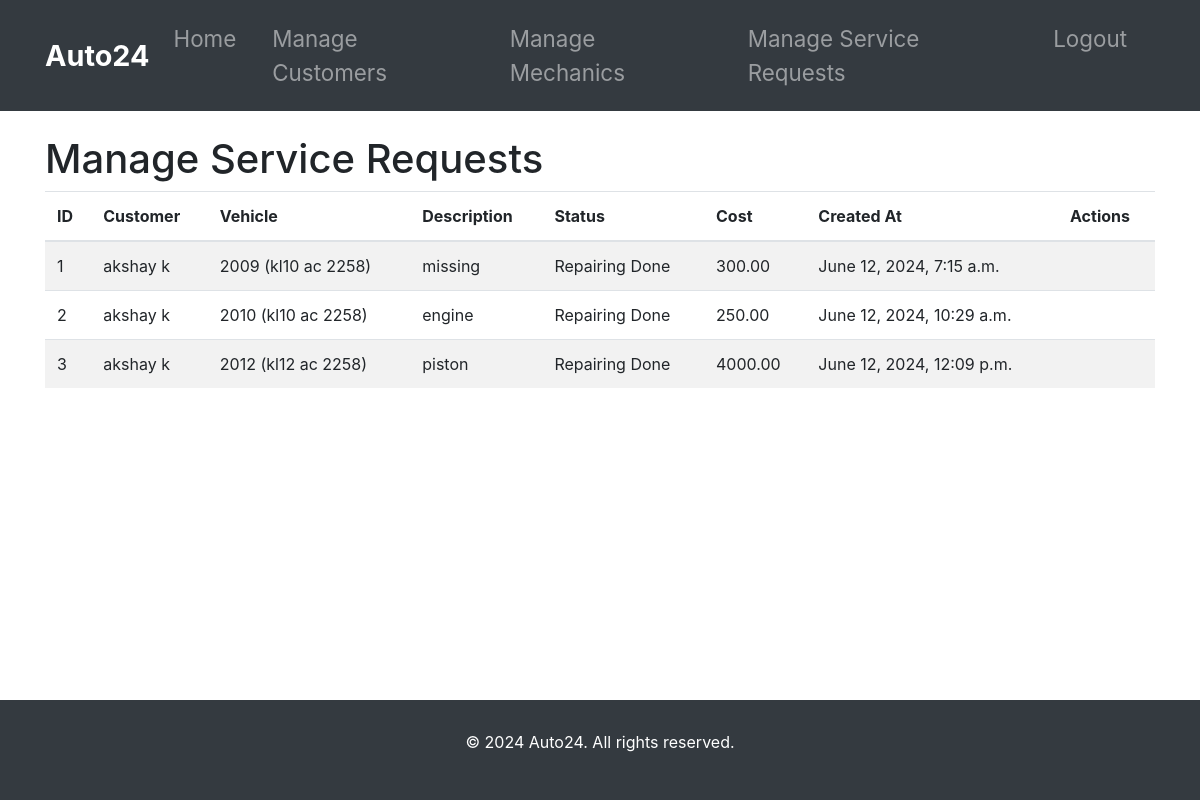
/adminpage/manage-service-requests/ (signed in), run on an earlier commit of the app's database.
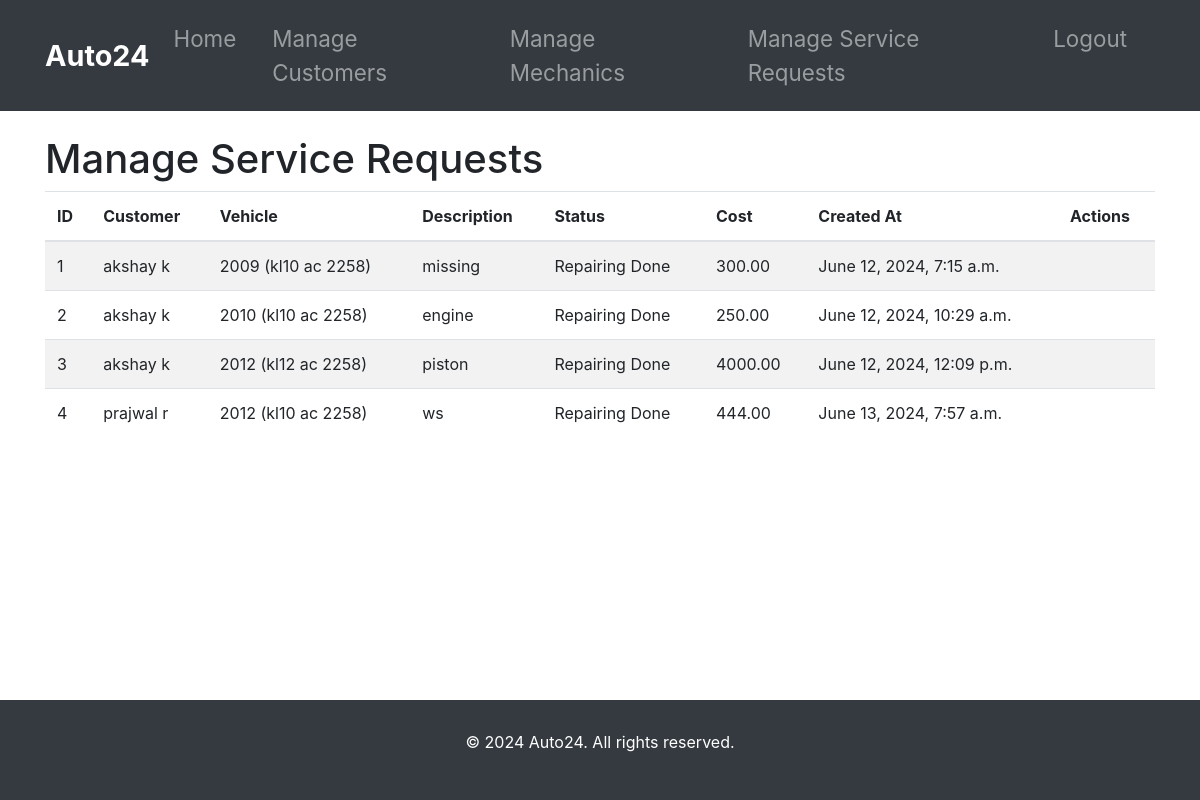
And on a later commit of the database.
### customer_management/models.py (models this page shows, shortened)
class ServiceRequest(models.Model):
    STATUS_CHOICES = [
        ('Pending', 'Pending'),
        ('Approved', 'Approved'),
        ('Repairing', 'Repairing'),
        ('Repairing Done', 'Repairing Done'),
        ('Released', 'Released')
    ]
    customer = models.ForeignKey(Customer, on_delete=models.CASCADE, related_name='service_requests')
    vehicle = models.ForeignKey(Vehicle, on_delete=models.CASCADE, related_name='service_requests')
    problem_description = models.TextField()
    status = models.CharField(max_length=20, choices=STATUS_CHOICES, default='Pending')
    cost = models.DecimalField(max_digits=10, decimal_places=2, null=True, blank=True)
    created_at = models.DateTimeField(default=timezone.now)

class Customer(models.Model):
    user = models.OneToOneField(User, on_delete=models.CASCADE)
    profile_pic = models.ImageField(upload_to='profile_pic/CustomerProfilePic/', null=True, blank=True)
    address = models.CharField(max_length=40)
    mobile = models.CharField(max_length=20, null=False)
    @property
    def get_name(self):
        return self.user.first_name + " " + self.user.last_name

class Vehicle(models.Model):
    number = models.CharField(max_length=20)
    model = models.CharField(max_length=100)
    customer = models.ForeignKey(Customer, on_delete=models.CASCADE, related_name='vehicles')
    def __str__(self):
        return f"{self.model} ({self.number})"

### admin_management/views.py (the view)
# urls.py: path('adminpage/manage-service-requests/', views.manage_service_requests, name='manage_service_requests'),
@staff_member_required
def manage_service_requests(request):
    service_requests = ServiceRequest.objects.all()
    return render(request, 'adminpage/manage_service_requests.html', {'service_requests': service_requests})

### templates/adminpage/manage_service_requests.html (shortened to what this page needs)
{% extends 'adminpage/base.html' %}
{% block content %}
<div class="container mt-4">
    <h1>Manage Service Requests</h1>
    <table class="table table-striped">
        <thead>
            <tr>
                <th>ID</th>
                <th>Customer</th>
                <th>Vehicle</th>
                <th>Description</th>
                <th>Status</th>
                <th>Cost</th>
                <th>Created At</th>
                <th>Actions</th>
            </tr>
        </thead>
        <tbody>
            {% for service_request in service_requests %}
            <tr>
                <td>{{ service_request.id }}</td>
                <td>{{ service_request.customer.get_name }}</td>
                <td>{{ service_request.vehicle }}</td>
                <td>{{ service_request.problem_description }}</td>
                <td>{{ service_request.get_status_display }}</td>
                <td>{{ service_request.cost }}</td>
                <td>{{ service_request.created_at }}</td>
                <td>
                </td>
            </tr>
            {% endfor %}
        </tbody>
    </table>
</div>
{% endblock %}

What changed in the data, as far as the page shows it:
added ServiceRequest: id "4", customer.get_name "prajwal r", vehicle "2012 (kl10 ac 2258)", problem_description "ws", status "Repairing Done", cost "444.00", created_at "June 13, 2024, 7:57 a.m."
